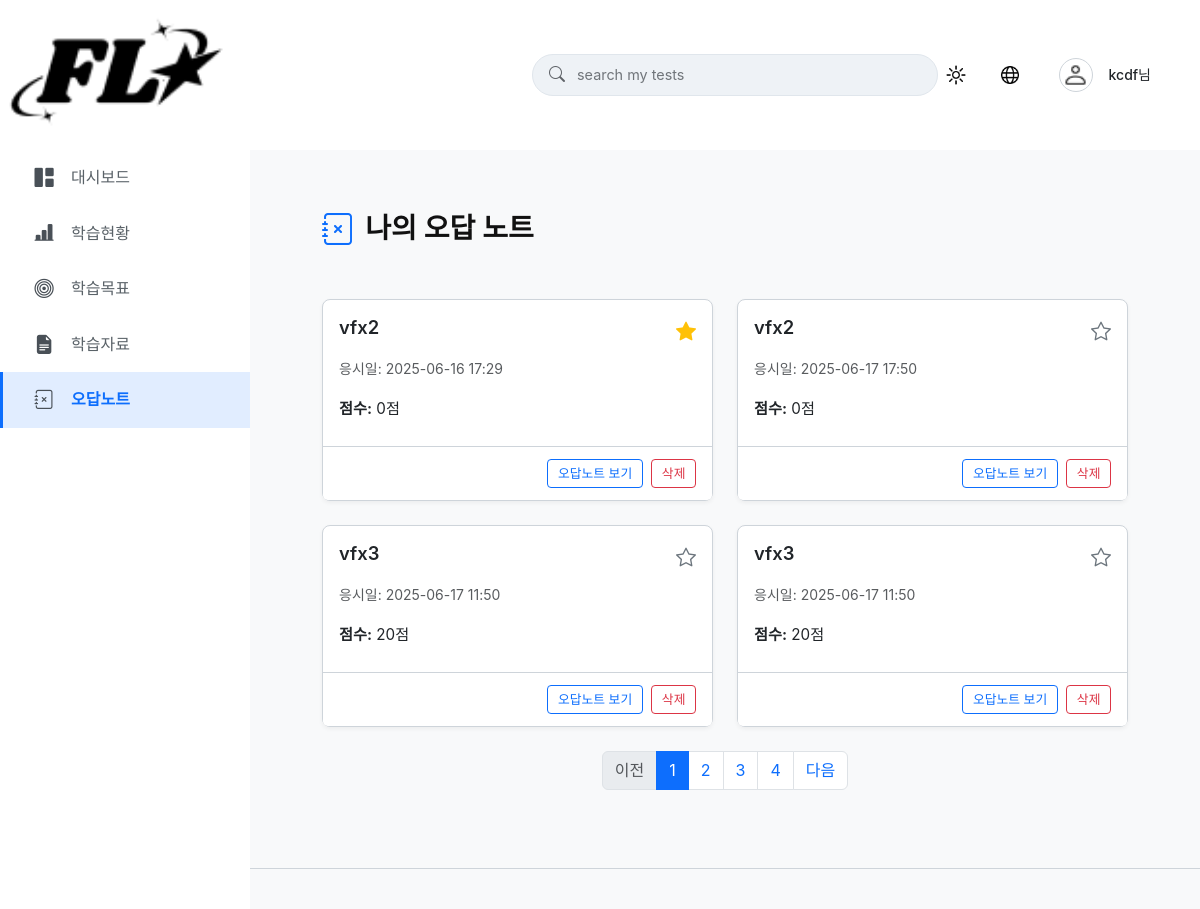
The page /flo_my/mypage/incorrect-notes/ (signed in) on the database as committed earlier.
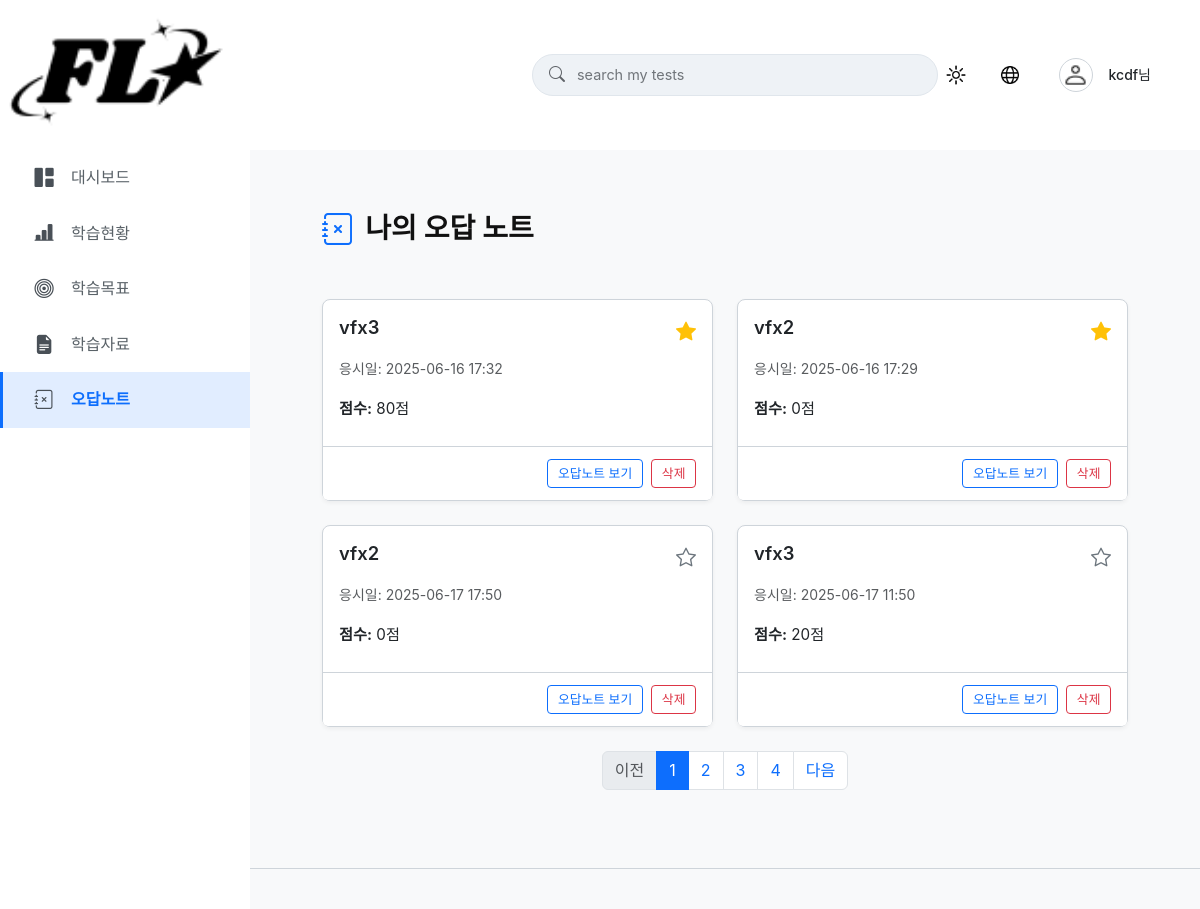
The same page on the database as committed later.
### flo_exam/models.py (models this page shows, shortened)
class UserExamSession(models.Model):
    user = models.ForeignKey(
        settings.AUTH_USER_MODEL,
        on_delete=models.CASCADE, # 사용자 삭제 시 관련 세션도 삭제
        null=True, blank=True, # 비로그인 사용자도 응시 가능하도록
        verbose_name="응시자"
    )
    generated_exam = models.ForeignKey(
        GeneratedExam,
        on_delete=models.CASCADE, # 원본 시험 삭제 시 세션도 삭제
        verbose_name="응시한 시험"
    )
    start_time = models.DateTimeField(auto_now_add=True, verbose_name="시작 시간")
    end_time = models.DateTimeField(null=True, blank=True, verbose_name="종료 시간") # 채점 완료 시 기록
    score = models.FloatField(null=True, blank=True, verbose_name="점수") # 0.0 ~ 100.0
    is_important = models.BooleanField(default=False)
    class Meta:
        verbose_name = "사용자 시험 응시 세션"
        verbose_name_plural = "사용자 시험 응시 세션들"
        ordering = ['-start_time']

class GeneratedExam(models.Model):
    exam_document = models.OneToOneField(
        ExamDocument,
        on_delete=models.CASCADE, # 원본 ExamDocument 삭제 시 함께 삭제
        related_name="generated_exam", # ExamDocument 객체에서 .generated_exam으로 접근 가능
        verbose_name="원본 PDF 문서"
    )
    created_at = models.DateTimeField(auto_now_add=True, verbose_name="생성 일시")
    class Meta:
        verbose_name = "생성된 시험 세트"
        verbose_name_plural = "생성된 시험 세트들"
        ordering = ['-created_at']

class ExamDocument(models.Model):
    author = models.ForeignKey(
        settings.AUTH_USER_MODEL,
        on_delete=models.SET_NULL, # 작성자 계정 삭제 시 이 필드를 NULL로 설정 (문서는 남김)
        null=True,
        blank=True, # 관리자 페이지 등에서 빈 값 허용
        verbose_name="작성자"
    )
    title = models.CharField(max_length=255, verbose_name="문서 제목")
    pdf_file = models.FileField(upload_to='uploaded_pdfs/', verbose_name="PDF 파일")
    NUM_QUESTIONS_CHOICES = [
        (10, '10문제'),
        (20, '20문제'),
        (25, '25문제'),
    ]
    num_questions_requested = models.IntegerField(
        verbose_name="요청 문항수",
        choices=NUM_QUESTIONS_CHOICES,
        default=10
    )
    QUESTION_TYPE_CHOICES = [
        ('객관식', '객관식(4지선다)'),
        ('단답형', '단답형'),
    ]
    question_type_requested = models.CharField(
        max_length=20,
        verbose_name="요청 문제 유형",
        choices=QUESTION_TYPE_CHOICES,
        default='객관식'
    )
    subject_area = models.CharField(
        max_length=100,
        verbose_name="분야",
        help_text="예: 수학, 정보처리기사, HTML, CSS 등"
    )
    uploaded_at = models.DateTimeField(auto_now_add=True, verbose_name="업로드 일시")
    PROCESSING_STATUS_CHOICES = [
        ('PENDING', '대기 중'),
        ('PROCESSING', '문제 생성 중'),
        ('COMPLETED', '생성 완료'),
        ('FAILED', '생성 실패'),
    ]
    processing_status = models.CharField(
        max_length=20,
        choices=PROCESSING_STATUS_CHOICES,
        default='PENDING',
        verbose_name="처리 상태"
    )
    is_important = models.BooleanField(default=False, verbose_name="중요 표시")
    class Meta:
        verbose_name = "업로드된 PDF 문서"
        verbose_name_plural = "업로드된 PDF 문서들"
        ordering = ['-uploaded_at']
    class Meta:
        verbose_name = "업로드된 PDF 문서"
        verbose_name_plural = "업로드된 PDF 문서들"
        ordering = ['-uploaded_at']

### flo_my/views.py (the view)
# urls.py: path('mypage/incorrect-notes/', views.mypage_incorrect_notes_view, name='mypage_incorrect_notes'),
@login_required
def mypage_incorrect_notes_view(request):
    attempts_query = UserExamSession.objects.filter(user=request.user).select_related(
        'generated_exam__exam_document'
    ).order_by('-is_important', '-start_time')
    paginator = Paginator(attempts_query, 4) # 페이지당 항목 수를 4개로 변경
    page_number = request.GET.get('page')
    page_obj = paginator.get_page(page_number)
    num_pages = paginator.num_pages
    current_page = page_obj.number
    start_page = max(1, current_page - 2)
    end_page = min(num_pages, start_page + 4)
    if end_page - start_page < 4:
        start_page = max(1, end_page - 4)
    custom_page_range = range(start_page, end_page + 1)
    context = {
        'attempts_page': page_obj,
        'custom_page_range': custom_page_range,
        'mypage_nav_active': 'incorrect_notes',
    }
    return render(request, 'flo_my/mypage/mypage_incorrect_notes.html', context)

### flo/models.py (called while the page is built)
    @property
    def get_display_name(self):
        return self.nickname if self.nickname else self.user.username

    @property
    def get_profile_image_url(self):
        if self.profile_image and self.profile_image.name:
            return self.profile_image.url # 사용자가 업로드한 이미지
        return settings.STATIC_URL + 'flo/images/icons/profile/default_profile_light.png'

    @property
    def has_custom_profile_image(self):
        return bool(self.profile_image and self.profile_image.name)

### flo_my/templates/flo_my/mypage/mypage_incorrect_notes.html (shortened to what the changed rows need)
{% extends "flo_my/mypage_base.html" %}{% load static i18n %}
{% block extra_css %}
    <link rel="stylesheet" href="{% static 'flo/css/mypage_incorrect_notes.css' %}">
{% endblock %}
{% block mypage_content %}
<div class="incorrect-notes-page">
    <div class="page-title-container mb-4">
        <h2 class="page-main-title">{% translate "나의 오답 노트" %}</h2>
    </div>
    <div class="my-notes-list-or-message-section mt-2">
        {% if attempts_page and attempts_page.object_list %}
            <div class="row row-cols-1 row-cols-md-2 g-4">
                {% for attempt in attempts_page %}
                <div class="col">
                    <div class="card h-100 incorrect-note-card" id="note-card-{{ attempt.pk }}">
                        <div class="card-body">
                            <div class="d-flex justify-content-between align-items-start mb-2">
                                <div class="incorrect-note-title-container flex-grow-1 me-2">
                                    <a href="{% url 'flo_exam:mistake_note_page' attempt.generated_exam.exam_document.pk %}?attempt_id={{ attempt.pk }}" class="incorrect-note-title-link">
                                        <h5 class="card-title mb-0 d-inline note-title-text">{{ attempt.generated_exam.exam_document.title }}</h5>
                                    </a>
                                </div>
                                <i class="bi {% if attempt.is_important %}bi-star-fill text-warning{% else %}bi-star{% endif %} fs-5 ms-2 toggle-note-importance-btn"
                                   data-attempt-id="{{ attempt.pk }}"
                                   title="{% translate '중요도 변경' %}"
                                   style="cursor: pointer; color: {% if attempt.is_important %}#ffc107{% else %}#6c757d{% endif %};">
                                </i>
                            </div>
                            <p class="card-text text-muted">
                                <small>{% translate "응시일" %}: {{ attempt.start_time|date:"Y-m-d H:i" }}</small>
                            </p>
                            <p class="card-text note-score-text">
                                <strong>{% translate "점수" %}:</strong> {{ attempt.score|floatformat:0 }}점
                            </p>
                        </div>
                        <div class="card-footer text-end">
                            <a href="{% url 'flo_exam:mistake_note_page' attempt.generated_exam.exam_document.pk %}?attempt_id={{ attempt.pk }}" class="btn btn-sm btn-outline-primary me-1">{% translate "오답노트 보기" %}</a>
                            <button type="button" class="btn btn-sm btn-outline-danger delete-note-btn" data-attempt-id="{{ attempt.pk }}">{% translate "삭제" %}</button>
                        </div>
                    </div>
                </div>
                {% endfor %}
            </div>
            {% if attempts_page.has_other_pages %}
            <nav aria-label="Page navigation" class="mt-4">
                <ul class="pagination justify-content-center">
                    {% for i in custom_page_range %}
                        {% if attempts_page.number == i %}
                            <li class="page-item active" aria-current="page"><span class="page-link">{{ i }}</span></li>
                        {% else %}
                            <li class="page-item"><a class="page-link" href="?page={{ i }}{% for key, value in request.GET.items %}{% if key != 'page' %}&{{ key }}={{ value }}{% endif %}{% endfor %}">{{ i }}</a></li>
                        {% endif %}
                    {% endfor %}
                </ul>
            </nav>
            {% endif %}
        {% endif %}
    </div>
</div>
{% endblock %}

Rows that differ between the two databases and show on the page:
no longer on this page (row unchanged): UserExamSession: generated_exam.exam_document "vfx3", is_important False (drawn), start_time "2025-06-17 11:50", score "20"
now on this page (row edited): UserExamSession: generated_exam.exam_document "vfx3", is_important True (drawn), start_time "2025-06-16 17:32", score "80"
